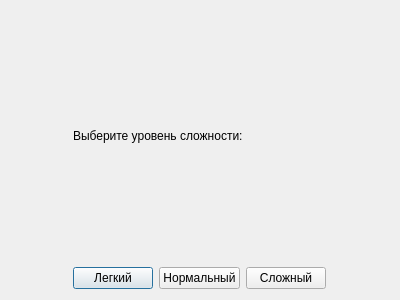
<?xml version="1.0" encoding="UTF-8"?>
<ui version="4.0">
 <class>SettingsGame</class>
 <widget class="QDialog" name="SettingsGame">
  <property name="geometry">
   <rect>
    <x>0</x>
    <y>0</y>
    <width>400</width>
    <height>300</height>
   </rect>
  </property>
  <property name="windowTitle">
   <string>Dialog</string>
  </property>
  <layout class="QGridLayout" name="gridLayout_2">
   <item row="0" column="0">
    <layout class="QVBoxLayout" name="verticalLayout_2">
     <item>
      <widget class="QLabel" name="selectLevel">
       <property name="text">
        <string>Выберите уровень сложности:</string>
       </property>
      </widget>
     </item>
     <item>
      <layout class="QHBoxLayout" name="horizontalLayout">
       <item>
        <widget class="QPushButton" name="btnEasyLevel">
         <property name="text">
          <string>Легкий</string>
         </property>
        </widget>
       </item>
       <item>
        <widget class="QPushButton" name="btnHardLevel">
         <property name="text">
          <string>Нормальный</string>
         </property>
        </widget>
       </item>
       <item>
        <widget class="QPushButton" name="btnNormalLevel">
         <property name="text">
          <string>Сложный</string>
         </property>
        </widget>
       </item>
      </layout>
     </item>
     <item>
      <layout class="QHBoxLayout" name="horizontalLayout_2"/>
     </item>
    </layout>
   </item>
  </layout>
 </widget>
 <resources/>
 <connections/>
</ui>
